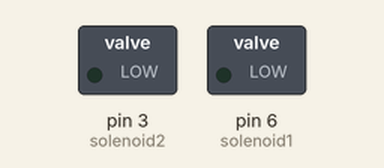
A sketch run on a simulated Arduino Uno, built with avr-gcc and run on an emulated ATmega328P. Parts: switched loads named in the sketch (green lamp = pin HIGH). Dashed ring = blinking.

Above: at 0.9 s.
Timing chart, 0 to 3.5 s (numbered marks = the images above):
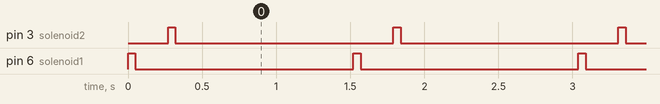

The sketch:

GeminiHeart_FINAL.ino
```cpp
int solenoid1 = 6;
int solenoid2 = 3;

void setup() {
  pinMode(solenoid1, OUTPUT);
  pinMode(solenoid2, OUTPUT);
}

void loop() {
  digitalWrite(solenoid1, HIGH);
  digitalWrite(solenoid2, LOW);
  delay(50);
  digitalWrite(solenoid1, LOW);
  digitalWrite(solenoid2, LOW);
  delay(220);
  digitalWrite(solenoid1, LOW);
  digitalWrite(solenoid2, HIGH);
  delay(50);
  digitalWrite(solenoid1, LOW);
  digitalWrite(solenoid2, LOW);
  delay(1200);
}
```

Measured:
- by itself, pin 3 (solenoid2), pin 6 (solenoid1): alternates HIGH for 0.05 s and LOW for 1.5 s
- by itself, everything shown: repeats every 1.5 s, in 4 steps
